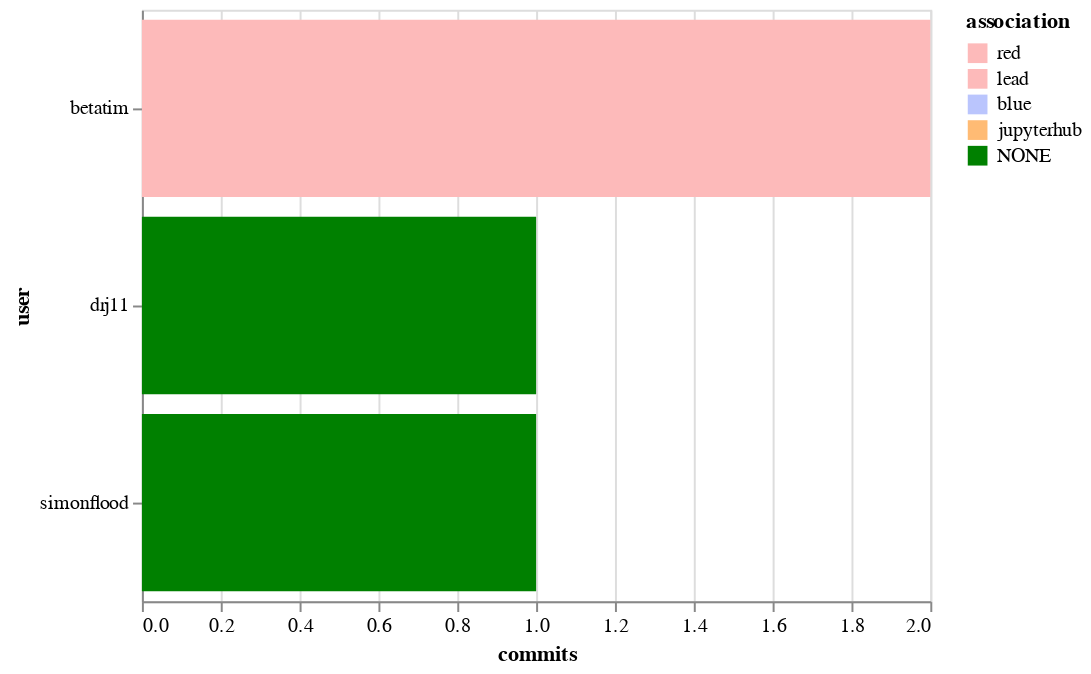

The notebook cell saved with this chart:
### Code cell
alt.Chart(top_committers).mark_bar().encode(
    x='commits',
    y='user',
    color=alt.Color('association', scale=color_scale)
)

### Figure 1 — Vega-Lite specification as saved in the notebook (floating-point values rounded to 4 significant figures)
{"$schema": "https://vega.github.io/schema/vega-lite/v2.6.0.json", "config": {"view": {"height": 300, "width": 400}}, "data": {"name": "data-666d5b490773dfae8f00e601b914e7f4"}, "datasets": {"data-666d5b490773dfae8f00e601b914e7f4": [{"association": "red", "commits": 2, "user": "betatim"}, {"association": "NONE", "commits": 1, "user": "simonflood"}, {"association": "NONE", "commits": 1, "user": "drj11"}]}, "encoding": {"color": {"field": "association", "scale": {"domain": ["red", "lead", "blue", "jupyterhub", "NONE"], "range": ["#fdbaba", "#fdbaba", "#bac5fd", "#ffbb74", "green"]}, "type": "nominal"}, "x": {"field": "commits", "type": "quantitative"}, "y": {"field": "user", "type": "nominal"}}, "mark": "bar"}
